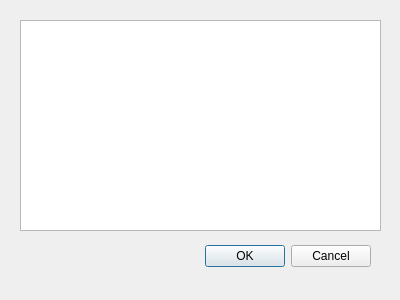
<?xml version="1.0" encoding="UTF-8"?>
<ui version="4.0">
 <class>NiceTileDialogBase</class>
 <widget class="QDialog" name="NiceTileDialogBase">
  <property name="geometry">
   <rect>
    <x>0</x>
    <y>0</y>
    <width>400</width>
    <height>300</height>
   </rect>
  </property>
  <property name="windowTitle">
   <string>NiceTile</string>
  </property>
  <widget class="QDialogButtonBox" name="button_box">
   <property name="geometry">
    <rect>
     <x>30</x>
     <y>240</y>
     <width>341</width>
     <height>32</height>
    </rect>
   </property>
   <property name="orientation">
    <enum>Qt::Horizontal</enum>
   </property>
   <property name="standardButtons">
    <set>QDialogButtonBox::Cancel|QDialogButtonBox::Ok</set>
   </property>
  </widget>
  <widget class="QPlainTextEdit" name="text_area">
   <property name="geometry">
    <rect>
     <x>20</x>
     <y>20</y>
     <width>361</width>
     <height>211</height>
    </rect>
   </property>
  </widget>
 </widget>
 <resources/>
 <connections>
  <connection>
   <sender>button_box</sender>
   <signal>accepted()</signal>
   <receiver>NiceTileDialogBase</receiver>
   <slot>accept()</slot>
   <hints>
    <hint type="sourcelabel">
     <x>20</x>
     <y>20</y>
    </hint>
    <hint type="destinationlabel">
     <x>20</x>
     <y>20</y>
    </hint>
   </hints>
  </connection>
  <connection>
   <sender>button_box</sender>
   <signal>rejected()</signal>
   <receiver>NiceTileDialogBase</receiver>
   <slot>reject()</slot>
   <hints>
    <hint type="sourcelabel">
     <x>20</x>
     <y>20</y>
    </hint>
    <hint type="destinationlabel">
     <x>20</x>
     <y>20</y>
    </hint>
   </hints>
  </connection>
 </connections>
</ui>
